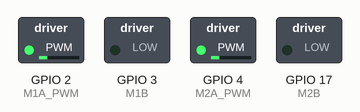
The program below on a simulated Raspberry Pi (BCM pin numbers). Parts: switched loads named in the program (green lamp = pin HIGH). At 7.1 s the program stops and its outputs stay as they are.

Above: at 0.45 s.
At 0.85 s:
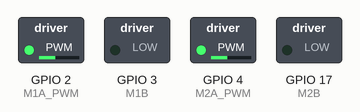
At 1.35 s:
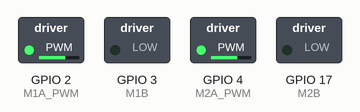
At 2.2 s:
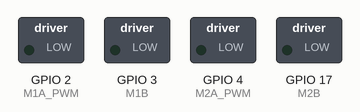
Timing chart, 0 to 3.7 s (numbered marks = the images above):
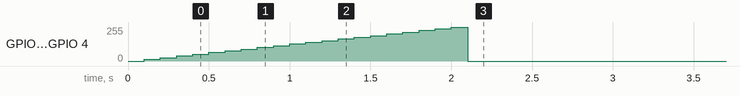

The program:

motorTest.py
```python
#!/usr/bin/env python3

import RPi.GPIO as GPIO
import time

# Use BCM (Broadcom SOC channel) numbering
GPIO.setmode(GPIO.BCM)

# Set up the GPIO pin as an output
M1A = 2
M1B = 3

M2A = 4
M2B = 17

GPIO.setup(M1A, GPIO.OUT)
GPIO.setup(M1B, GPIO.OUT)
GPIO.setup(M2A, GPIO.OUT)
GPIO.setup(M2B, GPIO.OUT)

M1A_PWM =GPIO.PWM(2, 1000)
M2A_PWM = GPIO.PWM(4, 1000)

M1A_PWM.start(0)
M2A_PWM.start(0)

for dc in range(0, 101, 5):
    M1A_PWM.ChangeDutyCycle(dc)
    M2A_PWM.ChangeDutyCycle(dc)
    time.sleep(0.1)

M1A_PWM.ChangeDutyCycle(0)
M2A_PWM.ChangeDutyCycle(0)
# Blink the LED
#GPIO.output(M1A, GPIO.HIGH)  # Turn LED on   # Wait for 1 second
#GPIO.output(M1B, GPIO.LOW)
#GPIO.output(M2A, GPIO   # Turn LED off
time.sleep(5)
GPIO.output(M1A, GPIO.LOW)
GPIO.output(M2A, GPIO.LOW)                 # Wait for 1 second
GPIO.cleanup()  # Clean up GPIO settings
```

Measured:
- by itself, GPIO 2 (M1A_PWM), GPIO 4 (M2A_PWM): rises from 0/255 to 255/255 in 1.9 s, then falls to 0/255 in 0.10 s
